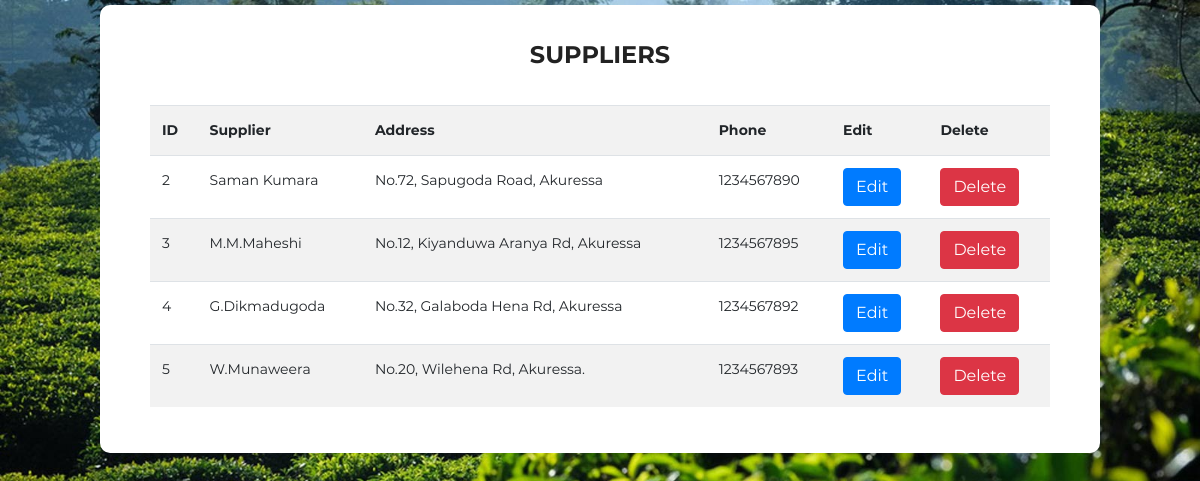
Page /DashboardCodeIgneter/index.php/supplier/viewAllSuppliers on the committed database.
### tables this page shows
CREATE TABLE `supplier` (
  `supplier_id` int(10) NOT NULL,
  `supplier_name` varchar(50) NOT NULL,
  `supplier_address` varchar(50) NOT NULL,
  `supplier_phone` varchar(12) NOT NULL,
  `cp_id` int(10) DEFAULT NULL
);

### DashboardCodeIgneter/application/controllers/Supplier.php (called while the page is built, shortened)
<?php
class Supplier extends CI_controller
{
    function viewAllSuppliers()
  {
    $this->load->model('Supplier_Model');
    $suppliers=$this->Supplier_Model->getAllSuppliers();
    $data=array();
    $data['suppliers']=$suppliers;
    $this->load->view('manage_suppliers',$data);
  }
}

### DashboardCodeIgneter/index.php (called while the page is built, shortened)
<?php
require_once BASEPATH.'core/CodeIgniter.php';

### DashboardCodeIgneter/application/models/Supplier_Model.php (called while the page is built, shortened)
<?php
class Supplier_Model extends CI_model
{
    function getAllSuppliers()
    {
        return $this->db->get('supplier')->result_array();
    }
}

### DashboardCodeIgneter/application/views/manage_suppliers.php (the view, shortened to what this page needs)
<!DOCTYPE html>
<html lang="en">
<head>
    <link rel="stylesheet" href="<?php echo base_url(); ?>assets/fonts/material-icon/css/material-design-iconic-font.min.css">
    <link class="one" rel="stylesheet" href="https://stackpath.bootstrapcdn.com/bootstrap/4.3.1/css/bootstrap.min.css">
    <link class="second" rel="stylesheet" href="<?php echo base_url(); ?>assets/css/style.css">
</head>
<body>
    <div class="main">
        <section class="signup">
            <div class="container2">
                <div class="table-content">
                <h2 class="form-title">Suppliers</h2>
                <div class="row">
                    <div class="col-md-12">
                        <table class="table table-striped">
                            <tr>
                                <th>ID</th>
                                <th>Supplier</th>
                                <th>Address</th>
                                <th>Phone</th>
                                <th>Edit</th>
                                <th>Delete</th>
                            </tr>
                            <div class="overflow-auto">
                            <?php if(!empty($suppliers)){foreach ($suppliers as $supplier){?>
                                <td><?php echo $supplier['supplier_id']?></td>
                                <td><?php echo $supplier['supplier_name']?></td>
                                <td><?php echo $supplier['supplier_address']?></td>
                                <td><?php echo $supplier['supplier_phone']?></td>
                                <td>
                                    <a href="<?php echo base_url().'supplier/editSupplier/'.$supplier['supplier_id']?>" class="btn btn-primary">Edit
                                </td>
                                <td> <a href="<?php echo base_url().'supplier/deleteSupplier/'.$supplier['supplier_id']?>" class="btn btn-danger">Delete</td>
                            <?php } }else {?>
                            <tr>
                               <td colspan="5">Records not found</td>
                            </tr>
                        <?php } ?>
                            </div>
                        </table>
                </div>
                </div>
            </div>
        </section>
    </div>
</body>
</html>

### DashboardCodeIgneter/assets/css/style.css (style rules this page uses)
h2 { line-height: 1.66; margin: 0; padding: 0; font-weight: 900; color: #222; font-family: 'Montserrat'; font-size: 24px; text-transform: uppercase; text-align: center; margin-bottom: 30px; }
body { font-size: 14px; line-height: 1.8; color: #222; font-weight: 400; font-family: 'Montserrat'; background-image: url("../images/signup-bg.jpg"); background-repeat: no-repeat; background-size: cover; -moz-background-size: cover; -webkit-background-size: cover; -o-background-size: cover; -ms-background-size: cover; padding: 5px; }
.container2 { width:1000px; position: relative; margin: 0 auto; }
.table-content { background: #FFFF; border-radius: 10px; -moz-border-radius: 10px; -webkit-border-radius: 10px; -o-border-radius: 10px; -ms-border-radius: 10px; padding: 30px 50px; }

### rows in the picture
supplier: supplier_id "2", supplier_name "Saman Kumara", supplier_address "No.72, Sapugoda Road, Akuressa", supplier_phone "1234567890"
supplier: supplier_id "3", supplier_name "M.M.Maheshi", supplier_address "No.12, Kiyanduwa Aranya Rd, Akuressa", supplier_phone "1234567895"
supplier: supplier_id "4", supplier_name "G.Dikmadugoda", supplier_address "No.32, Galaboda Hena Rd, Akuressa", supplier_phone "1234567892"
supplier: supplier_id "5", supplier_name "W.Munaweera", supplier_address "No.20, Wilehena Rd, Akuressa.", supplier_phone "1234567893"
